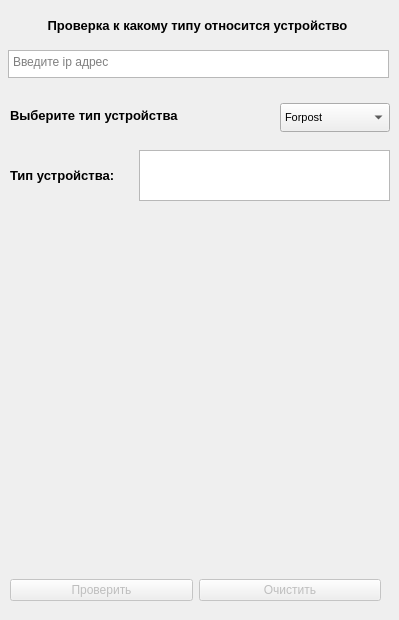
    <widget class="QWidget" name="tab_4">
     <attribute name="title">
      <string>Проверка модель</string>
     </attribute>
     <widget class="QComboBox" name="comboBox_2">
      <property name="geometry">
       <rect>
        <x>280</x>
        <y>103</y>
        <width>110</width>
        <height>29</height>
       </rect>
      </property>
      <property name="font">
       <font>
        <pointsize>8</pointsize>
        <weight>50</weight>
        <italic>false</italic>
        <bold>false</bold>
        <underline>false</underline>
       </font>
      </property>
      <property name="acceptDrops">
       <bool>false</bool>
      </property>
      <property name="layoutDirection">
       <enum>Qt::LeftToRight</enum>
      </property>
      <property name="styleSheet">
       <string notr="true"/>
      </property>
      <property name="editable">
       <bool>false</bool>
      </property>
      <property name="maxVisibleItems">
       <number>10</number>
      </property>
      <item>
       <property name="text">
        <string comment="12">Forpost</string>
       </property>
      </item>
      <item>
       <property name="text">
        <string>Forpost_2</string>
       </property>
      </item>
      <item>
       <property name="text">
        <string>Forpost_3</string>
       </property>
      </item>
      <item>
       <property name="text">
        <string>APC</string>
       </property>
      </item>
      <item>
       <property name="text">
        <string>Eaton</string>
       </property>
      </item>
      <item>
       <property name="text">
        <string>SC200</string>
       </property>
      </item>
      <item>
       <property name="text">
        <string>Legrand</string>
       </property>
      </item>
      <item>
       <property name="text">
        <string>Modbus</string>
       </property>
      </item>
      <item>
       <property name="text">
        <string>Eltek</string>
       </property>
      </item>
      <item>
       <property name="text">
        <string>MACC</string>
       </property>
      </item>
     </widget>
     <widget class="QWidget" name="horizontalLayoutWidget_7">
      <property name="geometry">
       <rect>
        <x>10</x>
        <y>570</y>
        <width>371</width>
        <height>41</height>
       </rect>
      </property>
      <layout class="QHBoxLayout" name="horizontalLayout_8">
       <item>
        <widget class="QPushButton" name="Check_device_btn">
         <property name="enabled">
          <bool>false</bool>
         </property>
         <property name="mouseTracking">
          <bool>false</bool>
         </property>
         <property name="tabletTracking">
          <bool>false</bool>
         </property>
         <property name="autoFillBackground">
          <bool>false</bool>
         </property>
         <property name="styleSheet">
          <string notr="true"/>
         </property>
         <property name="text">
          <string>Проверить</string>
         </property>
         <property name="autoDefault">
          <bool>false</bool>
         </property>
         <property name="default">
          <bool>false</bool>
         </property>
         <property name="flat">
          <bool>false</bool>
         </property>
        </widget>
       </item>
       <item>
        <widget class="QPushButton" name="Clear_btn_2">
         <property name="enabled">
          <bool>false</bool>
         </property>
         <property name="text">
          <string>Очистить</string>
         </property>
        </widget>
       </item>
      </layout>
     </widget>
     <widget class="QTextBrowser" name="textBrowser_2">
      <property name="geometry">
       <rect>
        <x>139</x>
        <y>150</y>
        <width>251</width>
        <height>51</height>
       </rect>
      </property>
     </widget>
     <widget class="QLabel" name="label_47">
      <property name="geometry">
       <rect>
        <x>10</x>
        <y>160</y>
        <width>121</width>
        <height>30</height>
       </rect>
      </property>
      <property name="font">
       <font>
        <pointsize>10</pointsize>
        <weight>75</weight>
        <bold>true</bold>
       </font>
      </property>
      <property name="text">
       <string>Тип устройства:</string>
      </property>
     </widget>
     <widget class="QTextEdit" name="textEdit_3">
      <property name="geometry">
       <rect>
        <x>8</x>
        <y>50</y>
        <width>381</width>
        <height>28</height>
       </rect>
      </property>
      <property name="toolTip">
       <string/>
      </property>
      <property name="placeholderText">
       <string>Введите ip адрес</string>
      </property>
     </widget>
     <widget class="QLabel" name="label_4">
      <property name="geometry">
       <rect>
        <x>12</x>
        <y>10</y>
        <width>371</width>
        <height>31</height>
       </rect>
      </property>
      <property name="font">
       <font>
        <pointsize>10</pointsize>
        <weight>75</weight>
        <bold>true</bold>
       </font>
      </property>
      <property name="text">
       <string>Проверка к какому типу относится устройство</string>
      </property>
      <property name="alignment">
       <set>Qt::AlignCenter</set>
      </property>
      <property name="wordWrap">
       <bool>true</bool>
      </property>
     </widget>
     <widget class="QLabel" name="label_48">
      <property name="geometry">
       <rect>
        <x>10</x>
        <y>100</y>
        <width>181</width>
        <height>31</height>
       </rect>
      </property>
      <property name="font">
       <font>
        <pointsize>10</pointsize>
        <weight>75</weight>
        <bold>true</bold>
       </font>
      </property>
      <property name="text">
       <string>Выберите тип устройства</string>
      </property>
     </widget>
    </widget>
